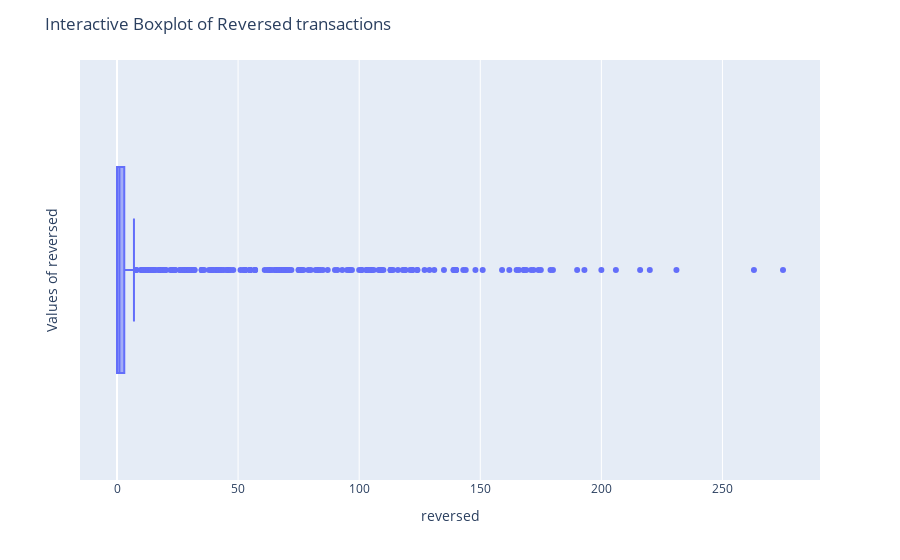

The notebook cell saved with this chart:
### Markdown cell above
**Failed transactions 1 --> Upper fence = 0**

### Code cell
# Create an interactive boxplot using Plotly Express with 'denied' as the x-axis and hover data for 'denied'
fig = px.box(transactions_1, x='reversed', hover_data=['reversed'])

# Chart layout settings
fig.update_layout(
    title="Interactive Boxplot of Reversed transactions",
    yaxis_title="Values of reversed"
)

# Display the interactive chart
fig.show()

### Figure 1 — Plotly figure (JSON) as saved in the notebook; plotly's stock layout.template omitted (floating-point values rounded to 4 significant figures; data arrays with more than 128 entries replaced by an {"elided": "..."} marker saying what was removed)
{"data": [{"alignmentgroup": "True", "hovertemplate": "reversed=%{x}<extra></extra>", "legendgroup": "", "marker": {"color": "#636efa"}, "name": "", "notched": false, "offsetgroup": "", "orientation": "h", "showlegend": false, "type": "box", "x": {"elided": "1322 int values"}, "x0": " ", "xaxis": "x", "y0": " ", "yaxis": "y"}], "layout": {"boxmode": "group", "legend": {"tracegroupgap": 0}, "margin": {"t": 60}, "title": {"text": "Interactive Boxplot of Reversed transactions"}, "xaxis": {"anchor": "y", "domain": [0, 1], "title": {"text": "reversed"}}, "yaxis": {"anchor": "x", "domain": [0, 1], "title": {"text": "Values of reversed"}}}}
